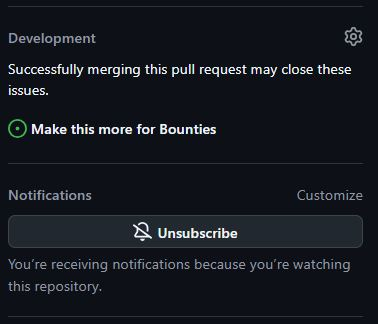
#> input picture .gitbook/assets/before.JPG, 378 x 324 px, given in place of cgpt-scene1.png, which was not available
$ python make-video.py ../../.gitbook/assets/before.JPG
#> lines starting #> are read from the running program, lines starting #| are printed output that depends on the picture
from PIL import Image, ImageDraw, ImageFont, ImageFilter
import sys, math, subprocess, os

W,H=1920,1080
FPS=24
DUR=30
FB="/usr/share/fonts/truetype/dejavu/DejaVuSans-Bold.ttf"
FR="/usr/share/fonts/truetype/dejavu/DejaVuSans.ttf"
def F(sz,bold=True): return ImageFont.truetype(FB if bold else FR, sz)
BG=(11,16,32); ORANGE=(255,138,42); WHITE=(255,255,255); GREY=(214,219,230)

def logo_rgba(path, color=ORANGE):
    lg=Image.open(path).convert("L")
    alpha=lg.point(lambda p: 255-p)
    im=Image.new("RGBA", lg.size, color+(255,))
    im.putalpha(alpha)
    return im

SCENES=[
 dict(img="work/_assets/cgpt/cgpt-scene1.png", start=0.0, end=6.0,
      head="WURK", sub="Where humans and AI agents\nget work done."),
 dict(img="work/_assets/cgpt/cgpt-scene1.png", start=6.0, end=12.0,
      head="Post a job.", sub="Describe the work.\nHumans and agents deliver."),
 dict(img="work/_assets/cgpt/cgpt-scene2.png", start=12.0, end=18.0,
      head="Get paid.", sub="Crypto rewards, including USDC.\nNo bank, no gatekeepers."),
 dict(img="work/_assets/cgpt/cgpt-scene3.png", start=18.0, end=24.0,
      head="Offer a service.", sub="Sell your skills in the WURK Store."),
]
END_START=24.0

BASE={}
for s in SCENES:
    im=Image.open(s["img"]).convert("RGB")
#> im is the input picture: PIL image 378x324 RGB; mean R, G, B 22.1, 25.6, 32.5
    # cover to 2100 wide
    nw=2100; nh=int(im.height*nw/im.width)
#> after `nh = int(im.height * nw / im.width)`: nh = 1800
    im=im.resize((nw,nh), Image.LANCZOS)
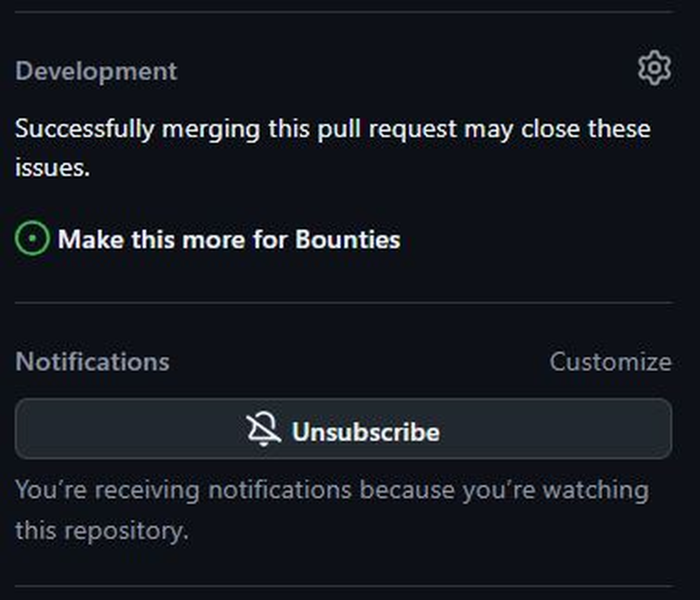
#> im: PIL image 2100x1800 RGB (shown at 1/3 size); mean R, G, B 22.2, 25.7, 32.6
#> pass 3 of the loop `for s in SCENES:`:
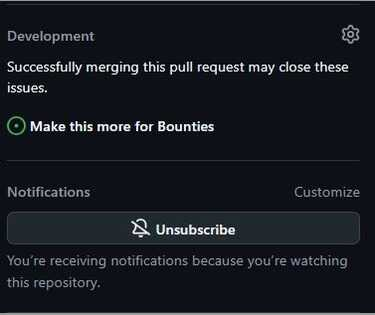
#> input picture .gitbook/assets/before1.jpg, 375 x 315 px, given in place of cgpt-scene2.png, which was not available
#> im is the input picture: PIL image 375x315 RGB; mean R, G, B 23.9, 27.3, 34
#> `im=im.resize((nw,nh), Image.LANCZOS)`:
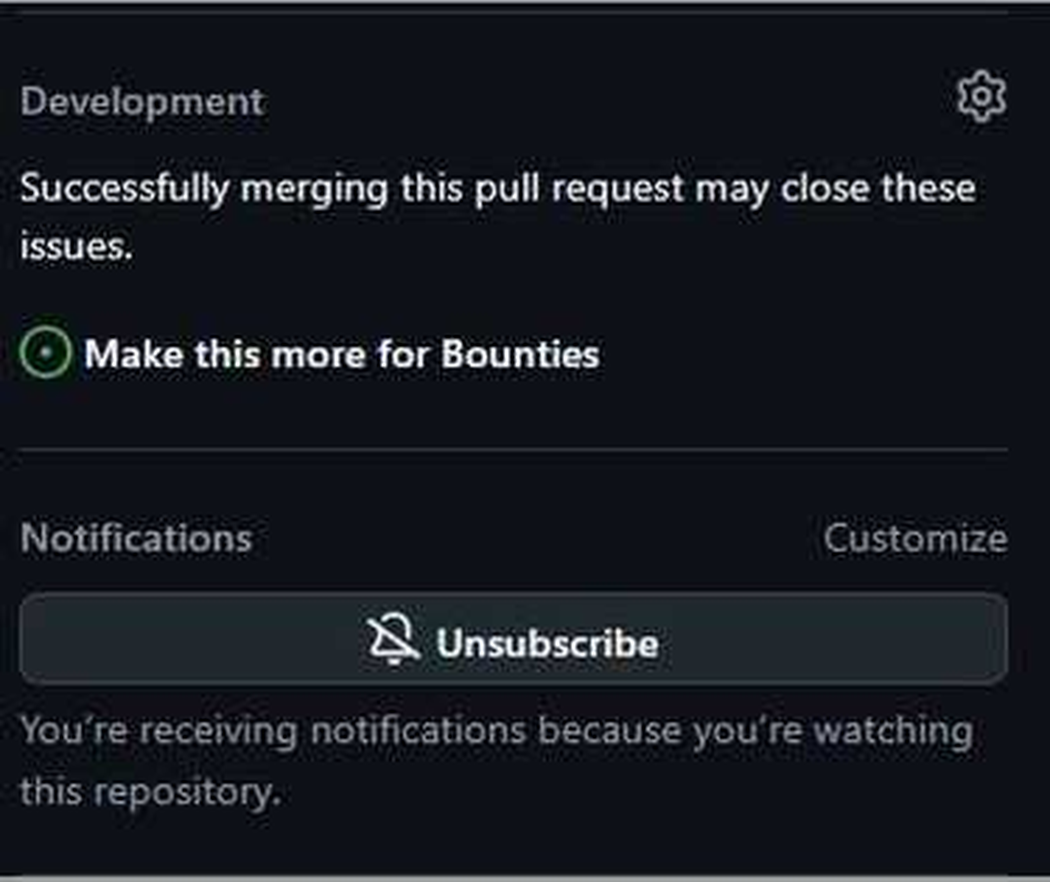
#> im: PIL image 2100x1764 RGB (shown at 1/2 size); mean R, G, B 24, 27.4, 34
#> the loop made 4 passes; the first 3 are shown
    BASE[s["img"]]=im

LOGO=logo_rgba("/tmp/wurk-logo.jpg", ORANGE)
#> (the run stopped early here; a loop or call above may not have finished)
